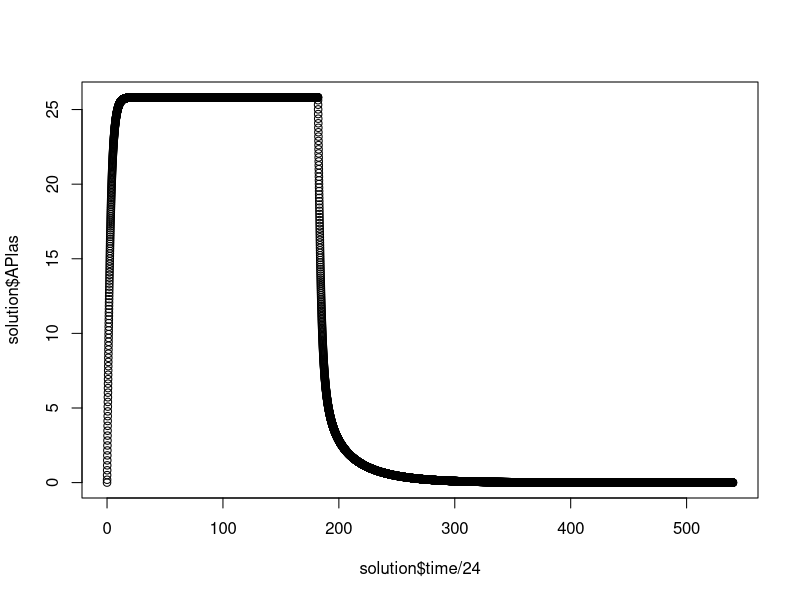
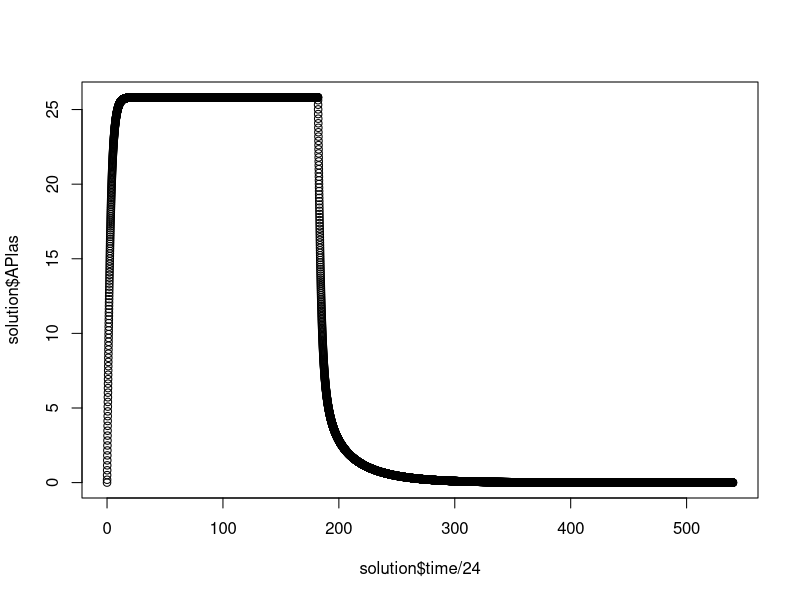
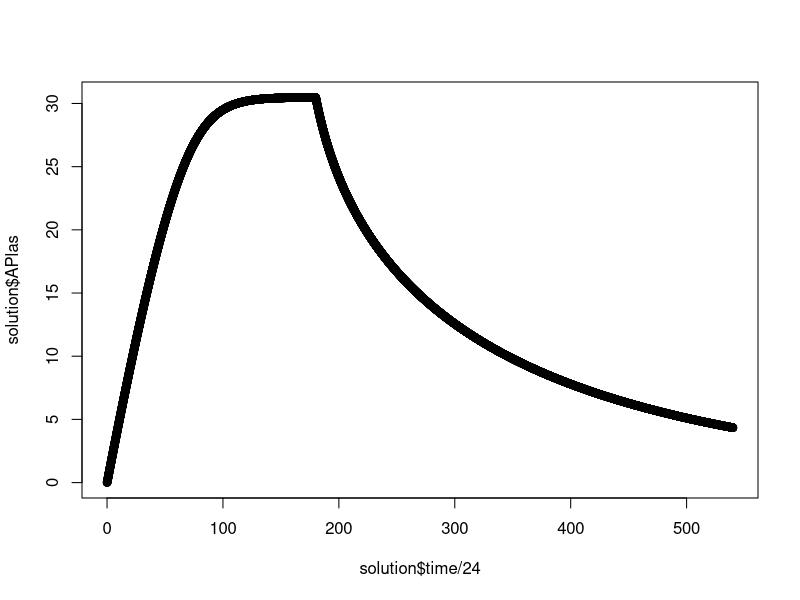
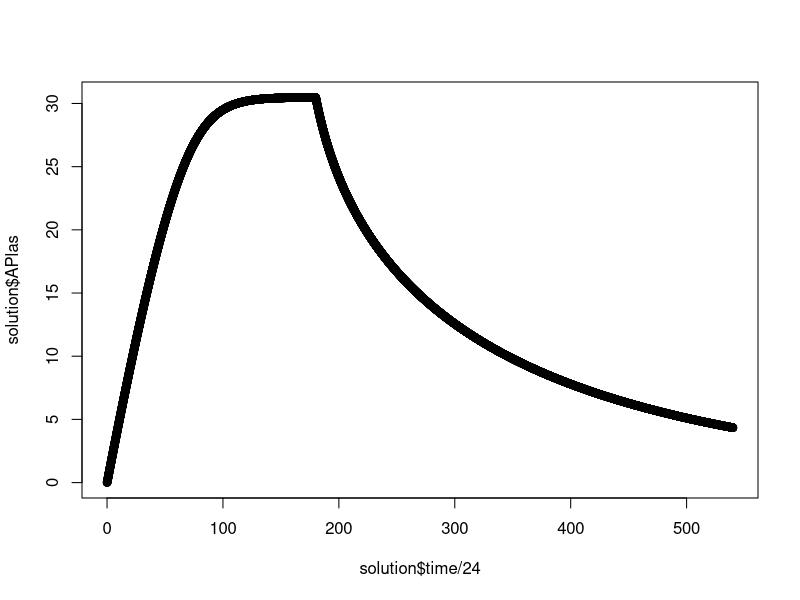
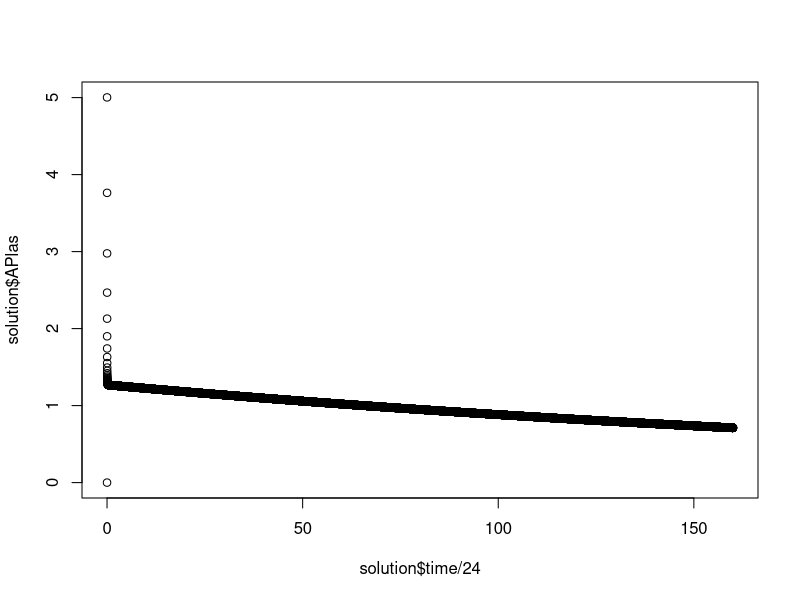
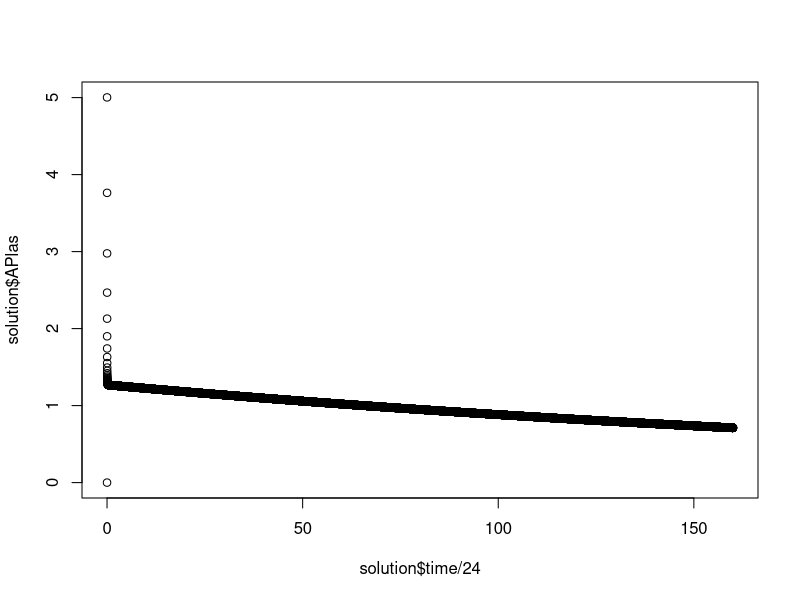
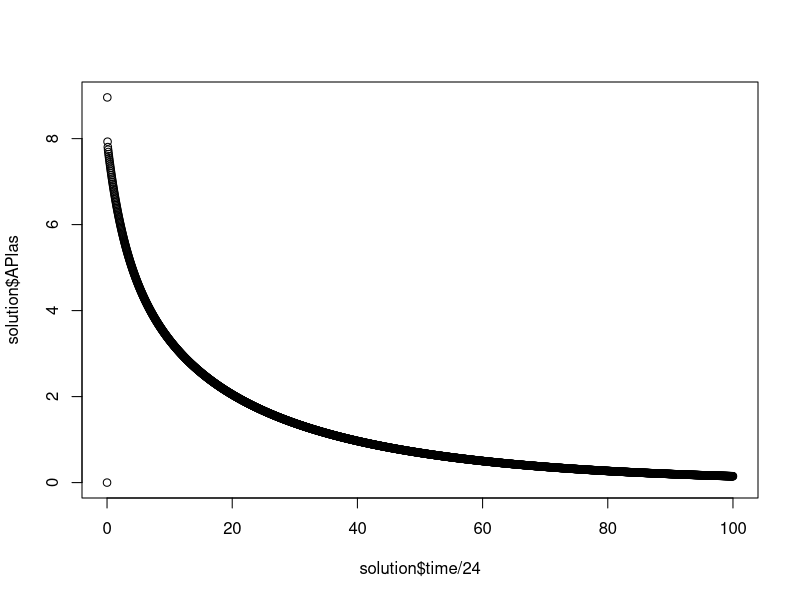
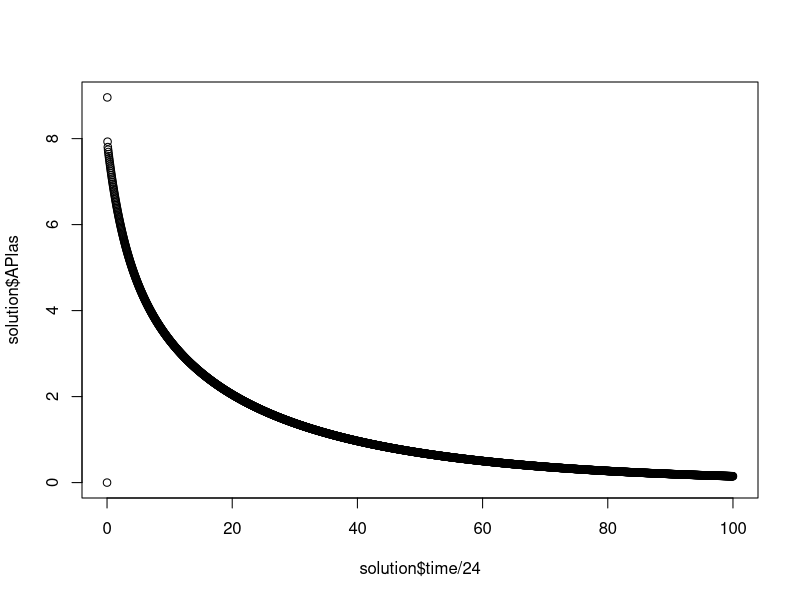

R code for these plots, in order:
library(deSolve)
setwd('C:/Users/vassi/Documents/GitHub/PFAS_PBK_models/Loccisano et al.2011/Monkey_model')

create.params <- function(user_input){
  with(as.list(user_input),{
    # Physiological parameters (from Brown, et al 1997)
    #fractional blood flows
    QCC = 15 		# Cardiac blood output (L/h/kg^0.75)
    QFC = 0.02		# Fraction cardiac output going to fat
    QLC = 0.2 		# Fraction cardiac output going to liver
    QKC = 0.123		# Fraction cardiac output going to kidney
    #QfilC = 0.0246		# Fraction cardiac output to the filtrate compartment (20% of kidney blood flow)
    QSkC = 0.048	# Fraction cardiac output going to skin
    QGC = 0.096		# Fraction cardiac output going to gut
    
    #fractional tissue volumes
    VLC = 0.026		# Fraction liver volume
    VFC = 0.05		# Fraction fat volume
    VKC = 0.004		# Fraction kidney volume
    VfilC = 0.0004	# Fraction filtrate compartment volume (10% of kidney volume)
    VGC = 0.017#0.0138		# Fraction gut volume
    VPlasC = 0.0448	# Fraction plasma volume (58% of blood)
    Htc = 0.41    # hematocrit
    
    # for dermal exposure
    # Dermal exposure
    Dermconc <- 0.0		# Dermal concentration (mg/mL)
    Dermvol <- 0.0		  # Dermal exposure volume (mL)
    Dermdose <- Dermconc*Dermvol*1000  # (ug)
    Skinarea = 5		#Exposed area on skin (cm^2)
    SkinTarea = 9.1*((BW*1000)**0.666)	  # Total area of skin (cm^2)
    Skinthickness = 0.1	                  # Skin thickness (cm)
    
    # Scaling parameters
    QC = QCC*BW**0.75	# Cardiac output (L/h)
    QCP = QC*(1-Htc)	# adjust for plasma flow
    QL = QLC*QCP			# Plasma flow to liver (L/h)
    QF = QFC*QCP			# Plasma flow to fat (L/h)
    QK = QKC*QCP	    # Plasma flow to kidney (L/h)
    Qfil = 0.2*QK		  # Plasma flow to filtrate compartment (L/h)# 20% of QK
    QG = QGC*QCP		  # Plasma flow to gut (L/h)
    QSk <- ifelse(Dermconc > 0, QSkC*QCP*(Skinarea/SkinTarea), 0.0) # plasma flow to skin
    #QSk <- QSkC*QCP*(Skinarea/SkinTarea) # plasma flow to skin
    QR = QCP - QL - QF - QK - Qfil - QG - QSk	# Plasma flow to rest of the body (L/h)
    
    Qbal = QCP - (QL+QF+QK+Qfil+QG+QSk+QR)       # balance check--better be 0
    
    VL = VLC*BW			# Liver volume (L)
    VF = VFC*BW			# Fat volume (L)
    VK = VKC*BW			# Kidney volume (L)
    Vfil = VfilC*BW			# Fitrate compartment volume (L)
    VG = VGC*BW			# Gut volume (L)
    VPlas = VPlasC*BW		# Plasma volume (L)
    VSk = (Skinarea*Skinthickness)/1000	                                    # Skin volume (L)
    VR = 0.84*BW - VL - VF - VK - Vfil - VG - VPlas - VSk	          # Rest of the body volume (L)
    Vbal = (0.84*BW)-(VL+VF+VK+Vfil+VG+VPlas+VSk+VR)               # Balance check--better be 0
    
    if(substance == 'PFOA'){
      # Chemical-specific parameters (PFOS)
      Tmc = 0.15			# Maximum resorption rate
      Kt = 0.055		# Resorption affinity 
      Free = 0.02	# Free fraction of PFOS in plasma
      PL = 2.2			# Liver/blood partition coefficient
      PF = 0.04			# Fat/blood partition coefficient
      PK = 1.05			# Kidney/blood partition coefficient
      PSk = 0.1		# Skin/blood partition coefficient
      PR = 0.12			# Rest of the body/blood partition coefficient
      PG = 0.05     # Gut/blood partition coeff. 
      kurinec = 50		# urinary elimination rate constant  (/h/kg^-0.25)# estimated from Harada, et al 2005
    } else if(substance == 'PFOS'){
      # Chemical-specific parameters (PFOA)
      Tmc = 1.3			# Maximum resorption rate
      Kt = 0.055#0.023		# Resorption affinity# same as monkey
      Free = 0.025		# Free fraction of PFOA in plasma# same as monkey
      PL = 3.72			# Liver/plasma partition coefficient
      PF = 0.14			# Fat/plasma partition coefficient
      PK = 1.05#0.8			# Kidney/plasma partition coefficient
      PSk = 0.29			# Skin/plasma partition coefficient
      PR = 0.12#0.2			# Rest of the body/plasma partition coefficient
      PG = 0.57     # Gut/blood plasma coeff.
      kurinec = 0.003		# Elimination rate (1/h)# estimated from data of Harada, et al 2005
    }
    
    kurine = kurinec*BW**(-0.25)
    Tm = Tmc*BW**0.75   #transporter maximum
    
    # Free fraction of chemical in tissues
    FreeL = Free/PL  #liver
    FreeF = Free/PF  #fat
    FreeK = Free/PK  #kidney
    FreeSk = Free/PSk #skin
    FreeR = Free/PR  #rest of tissues
    FreeG = Free/PG  #gut
    
    return(list('QC'=QC, 'QCP'=QCP, 'QL'=QL, 'QF'=QF, 'QK'=QK, 
                'Qfil'=Qfil, 'QG'=QG, 'QSk'=QSk, 'QR'=QR,
                'VPlas'=VPlas, 'VL'=VL, 'VF'=VF, 'VK'=VK, 
                'Vfil'=Vfil, 'VG'=VG, 'VSk'=VSk, 'VR'=VR,
                'PL'=PL, 'PF'=PF, 'PK'=PK, 'PSk'=PSk,
                'PG'=PG, 'PR'=PR,
                'Tm'=Tm, 'Kt'=Kt, 'Free'=Free,
                'FreeL'=FreeL, 'FreeF'=FreeF, 'FreeK'=FreeK,
                'FreeSk'=FreeSk, 'FreeR'=FreeR, 'FreeG'=FreeG, 
                'kurine'=kurine,
                'C_water'=C_water, 
                'C_water_times'=C_water_times,
                'IV_intake_hourly'=IV_intake_hourly,
                'IV_times'=IV_times,
                'Oral_intake_hourly'=Oral_intake_hourly,
                'Oral_times'=Oral_times,
                'IV_doses'=IV_doses,
                'IV_doses_times'=IV_doses_times,
                'Drinking_rate'=Drinking_rate
    ))
  })
}

create.inits <- function(parameters){
  with(as.list(parameters),{
    APlas<-0; AG<-0; AL<-0; AK<-0; AF<-0; Afil<-0; AStore<-0; AUrine<-0; ASk<-0;
    AR<-0; C_water<-0; IV_intake<-0; Oral_intake<-0
    return(c('APlas'=APlas, 'AG'=AG, 'AL'=AL, 'AF'=AF, 'AK'=AK, 
             'Afil'=Afil, 'AStore'=AStore, 'AUrine'=AUrine, 'ASk'=ASk, 
             'AR'=AR, 'C_water'=C_water, 'IV_intake'=IV_intake, 'Oral_intake'=Oral_intake))
  })
}

create.events <- function(parameters){
  with(as.list(parameters),{
    C_water_times <- C_water_times #hours
    C_water_values <- C_water #ug/L
    C_water_ltimes <- length(C_water_times)
    
    IV_intake_hourly <- IV_intake_hourly
    IV_times <- IV_times
    IV_ltimes <- length(IV_times)
    
    Oral_intake_hourly <- Oral_intake_hourly
    Oral_times <- Oral_times
    Oral_ltimes <- length(Oral_times)
    
    IV_doses <- IV_doses
    IV_doses_times<-IV_doses_times
    IV_doses_ltimes <- length(IV_doses_times)
    
    events <- data.frame(var = c(rep('C_water', C_water_ltimes), rep('IV_intake', IV_ltimes), rep('Oral_intake', Oral_ltimes), rep('APlas', IV_doses_ltimes)), 
                         time = c(C_water_times,IV_times, Oral_times, IV_doses_times),
                         value = c(C_water_values,IV_intake_hourly, Oral_intake_hourly, IV_doses),
                         method = rep('rep',C_water_ltimes+IV_ltimes+Oral_ltimes, IV_doses_ltimes))
    events <- events[order(events$time),] 
    return(list(data=events))
  })
}

ode.func <- function(time, inits, params){
  with(as.list(c(inits, params)),{
    # Concentrations
    CPlas <- APlas/VPlas # Concentration in plasma 
    CG <- AG/VG # Concentration in gut 
    CL <- AL/VL # Concentration in liver
    CF <- AF/VF # Concentration in fat
    CK <- AK/VK # Concentration in kidney
    Cfil <- Afil/Vfil # Concentration in filtrate
    CSk <- ASk/VSk # Concentration in skin
    CR <- AR/VR
    
    # Plasma Compartment
    dAPlas <- QF*CF*FreeF + (QL+QG)*CL*FreeL + QR*CR*FreeR + QSk*CSk*FreeSk + 
      QK*CK*FreeK - QCP*CPlas*Free + IV_intake
    
    dIV_intake <- 0
    dOral_intake <- 0
      
    # Gut compartment
    dAG <- QG*(CPlas*Free - CG*FreeG) + C_water*Drinking_rate + Oral_intake
    
    # Liver compartment
    dAL <- QL*CPlas*Free + QG*CG*FreeG - (QL+QG)*CL*FreeL 
    
    # Fat compartment
    dAF <- QF*(CPlas*Free - CF*FreeF)
    
    # Kidney compartment
    dAK <- QK*(CPlas*Free - CK*FreeK) + (Tm*Cfil)/(Kt+Cfil)
    
    # Filtrate compartment
    dAfil = Qfil*(CPlas*Free - Cfil) - (Tm*Cfil)/(Kt+Cfil)
    
    # Storage compartment
    dAStore <- Qfil*Cfil - kurine*AStore
    
    # Urine
    dAUrine <- kurine*AStore
    
    # Skin compartment
    dASk <- QSk*(CPlas*Free-CSk*FreeSk) #+ input4*DoseOn
    
    # Rest of the body
    dAR <- QR*(CPlas*Free - CR*FreeR)
    
    # Water concentration
    dC_water <- 0
    
    return(list(c('dAPlas'=dAPlas, 'dAG'=dAG, 'dAL'=dAL, 'dAF'=dAF,
                  'dAK'=dAK, 'dAfil'=dAfil, 'dAStore'=dAStore,
                  'dAUrine'=dAUrine, 'dASk'=dASk, 'dAR'=dAR, 'dC_water'=dC_water,
                  'dIV_intake'=dIV_intake, 'dOral_intake'=dOral_intake),
                'CPlas'=CPlas, 'CG'=CG, 'CL'=CL, 'CF'=CF,
                'CK'=CK, 'Cfil'=Cfil, 'CSk'=CSk, 'CR'=CR))
  })
}

################################################################################

reproduce_results <- function(user_input){
  params <- create.params(user_input)
  inits <- create.inits(params)
  events <- create.events(params)
  
  solution <- data.frame(ode(times = sample_time,  func = ode.func, y = inits, parms = params,
                             events = events,
                             method="lsodes",rtol = 1e-05, atol = 1e-05))
  
  plasma_plot <- plot(x=solution$time/24, y=solution$APlas)#, log="y")
  plasma_plot <- recordPlot(plasma_plot)
  
  return(list(plasma_plot, max(solution[,'CPlas'])))
}

BW = 3.5 # kg
substance <- 'PFOA'
C_water <- c(0) # ug/L
C_water_times <- c(0)
IV_intake_hourly <- c(0) # ug/h
IV_times <- c(0)
Oral_intake_hourly <- c(10*BW/24, 0) # mg/h
Oral_times <- c(0,26*7*24)
IV_doses <- c(0)*BW
IV_doses_times <- c(0)

Drinking_rate <- 0#BW*11/1000/24 # L/h
sample_time <- seq(0,18*30*24,1)
user_input <- list('BW'=BW, 'substance'=substance,
                   'C_water'=C_water,
                   'C_water_times'=C_water_times,
                   'IV_intake_hourly'=IV_intake_hourly,
                   'IV_times'=IV_times,
                   'Oral_intake_hourly'=Oral_intake_hourly,
                   'Oral_times'=Oral_times,
                   'IV_doses'=IV_doses, 
                   'IV_doses_times'=IV_doses_times,
                   'Drinking_rate'=Drinking_rate,
                   'sample_time'=sample_time)

fig4 = reproduce_results(user_input)
fig4
########################################################

BW = 3.5 # kg
substance <- 'PFOS'
C_water <- c(0) # ug/L
C_water_times <- c(0)
IV_intake_hourly <- c(0) # ug/h
IV_times <- c(0)
Oral_intake_hourly <- c(0.75*BW/24, 0) # mg/h
Oral_times <- c(0,6*30*24)
IV_doses <- c(0)*BW
IV_doses_times <- c(0)

Drinking_rate <- 0#BW*11/1000/24 # L/h
sample_time <- seq(0,18*30*24,1)

user_input <- list('BW'=BW, 'substance'=substance,
                   'C_water'=C_water,
                   'C_water_times'=C_water_times,
                   'IV_intake_hourly'=IV_intake_hourly,
                   'IV_times'=IV_times,
                   'Oral_intake_hourly'=Oral_intake_hourly,
                   'Oral_times'=Oral_times,
                   'IV_doses'=IV_doses, 
                   'IV_doses_times'=IV_doses_times,
                   'Drinking_rate'=Drinking_rate,
                   'sample_time'=sample_time)

fig6 = reproduce_results(user_input)
fig6
########################################################
BW = 3.5 # kg
substance <- 'PFOS'
C_water <- c(0) # mg/L
C_water_times <- c(0)
IV_intake_hourly <- c(0) # mg/h
IV_times <- c(0)
Oral_intake_hourly <- c(0) # mg/h
Oral_times <- c(0)
IV_doses <- c(2)*BW # mg 
IV_doses_times <- c(0)

Drinking_rate <- 0#BW*11/1000/24 # L/h
sample_time <- seq(0,160*24,0.1)

user_input <- list('BW'=BW, 'substance'=substance,
                   'C_water'=C_water,
                   'C_water_times'=C_water_times,
                   'IV_intake_hourly'=IV_intake_hourly,
                   'IV_times'=IV_times,
                   'Oral_intake_hourly'=Oral_intake_hourly,
                   'Oral_times'=Oral_times,
                   'IV_doses'=IV_doses, 
                   'IV_doses_times'=IV_doses_times,
                   'Drinking_rate'=Drinking_rate,
                   'sample_time'=sample_time)

fig5 = reproduce_results(user_input)
fig5

########################################################

# figure 3
BW = 3.5 # kg
substance <- 'PFOA'
C_water <- c(0) # ug/L
C_water_times <- c(0)
IV_intake_hourly <- c(0) # ug/h
IV_times <- c(0)
Oral_intake_hourly <- c(0) # mg/h
Oral_times <- c(0)
IV_doses <- c(10)*BW
IV_doses_times <- c(0)

Drinking_rate <- 0#BW*11/1000/24 # L/h
sample_time <- seq(0,100*24,1)

user_input <- list('BW'=BW, 'substance'=substance,
                   'C_water'=C_water,
                   'C_water_times'=C_water_times,
                   'IV_intake_hourly'=IV_intake_hourly,
                   'IV_times'=IV_times,
                   'Oral_intake_hourly'=Oral_intake_hourly,
                   'Oral_times'=Oral_times,
                   'IV_doses'=IV_doses, 
                   'IV_doses_times'=IV_doses_times,
                   'Drinking_rate'=Drinking_rate,
                   'sample_time'=sample_time)

fig3 = reproduce_results(user_input)
fig3
